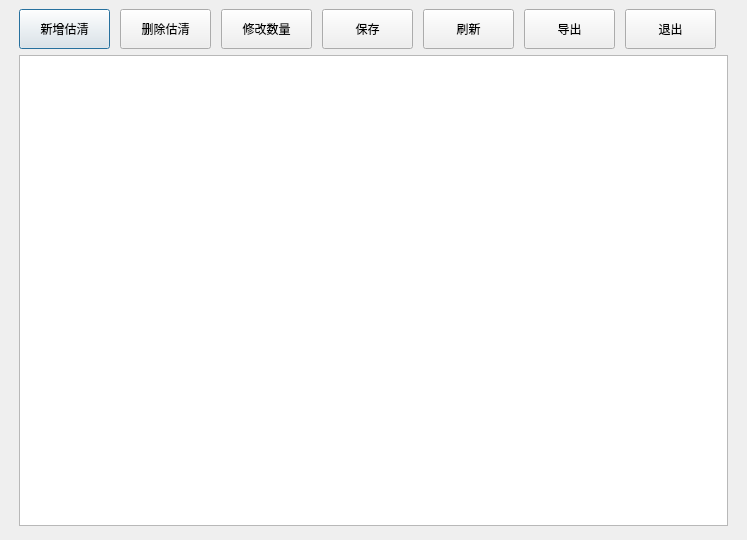
<?xml version="1.0" encoding="UTF-8"?>
<ui version="4.0">
 <class>back_warn</class>
 <widget class="QDialog" name="back_warn">
  <property name="geometry">
   <rect>
    <x>0</x>
    <y>0</y>
    <width>747</width>
    <height>540</height>
   </rect>
  </property>
  <property name="windowTitle">
   <string>Dialog</string>
  </property>
  <layout class="QVBoxLayout" name="verticalLayout_2">
   <property name="leftMargin">
    <number>9</number>
   </property>
   <property name="topMargin">
    <number>9</number>
   </property>
   <property name="rightMargin">
    <number>9</number>
   </property>
   <property name="bottomMargin">
    <number>9</number>
   </property>
   <item>
    <layout class="QVBoxLayout" name="verticalLayout">
     <property name="leftMargin">
      <number>10</number>
     </property>
     <property name="rightMargin">
      <number>10</number>
     </property>
     <property name="bottomMargin">
      <number>5</number>
     </property>
     <item>
      <layout class="QHBoxLayout" name="horizontalLayout">
       <property name="spacing">
        <number>10</number>
       </property>
       <item>
        <widget class="QPushButton" name="pushButton_10">
         <property name="sizePolicy">
          <sizepolicy hsizetype="Fixed" vsizetype="Fixed">
           <horstretch>0</horstretch>
           <verstretch>0</verstretch>
          </sizepolicy>
         </property>
         <property name="minimumSize">
          <size>
           <width>91</width>
           <height>40</height>
          </size>
         </property>
         <property name="focusPolicy">
          <enum>Qt::StrongFocus</enum>
         </property>
         <property name="text">
          <string>新增估清</string>
         </property>
         <property name="outer_stylesheet" stdset="0">
          <string>pushbutton</string>
         </property>
        </widget>
       </item>
       <item>
        <widget class="QPushButton" name="pushButton_11">
         <property name="sizePolicy">
          <sizepolicy hsizetype="Fixed" vsizetype="Fixed">
           <horstretch>0</horstretch>
           <verstretch>0</verstretch>
          </sizepolicy>
         </property>
         <property name="minimumSize">
          <size>
           <width>91</width>
           <height>40</height>
          </size>
         </property>
         <property name="focusPolicy">
          <enum>Qt::StrongFocus</enum>
         </property>
         <property name="text">
          <string>删除估清</string>
         </property>
         <property name="outer_stylesheet" stdset="0">
          <string>pushbutton</string>
         </property>
        </widget>
       </item>
       <item>
        <widget class="QPushButton" name="pushButton_12">
         <property name="sizePolicy">
          <sizepolicy hsizetype="Fixed" vsizetype="Fixed">
           <horstretch>0</horstretch>
           <verstretch>0</verstretch>
          </sizepolicy>
         </property>
         <property name="minimumSize">
          <size>
           <width>91</width>
           <height>40</height>
          </size>
         </property>
         <property name="focusPolicy">
          <enum>Qt::StrongFocus</enum>
         </property>
         <property name="text">
          <string>修改数量</string>
         </property>
         <property name="outer_stylesheet" stdset="0">
          <string>pushbutton</string>
         </property>
        </widget>
       </item>
       <item>
        <widget class="QPushButton" name="pushButton_13">
         <property name="sizePolicy">
          <sizepolicy hsizetype="Fixed" vsizetype="Fixed">
           <horstretch>0</horstretch>
           <verstretch>0</verstretch>
          </sizepolicy>
         </property>
         <property name="minimumSize">
          <size>
           <width>91</width>
           <height>40</height>
          </size>
         </property>
         <property name="focusPolicy">
          <enum>Qt::StrongFocus</enum>
         </property>
         <property name="text">
          <string>保存</string>
         </property>
         <property name="outer_stylesheet" stdset="0">
          <string>pushbutton</string>
         </property>
        </widget>
       </item>
       <item>
        <widget class="QPushButton" name="pushButton_14">
         <property name="sizePolicy">
          <sizepolicy hsizetype="Fixed" vsizetype="Fixed">
           <horstretch>0</horstretch>
           <verstretch>0</verstretch>
          </sizepolicy>
         </property>
         <property name="minimumSize">
          <size>
           <width>91</width>
           <height>40</height>
          </size>
         </property>
         <property name="focusPolicy">
          <enum>Qt::StrongFocus</enum>
         </property>
         <property name="text">
          <string>刷新</string>
         </property>
         <property name="outer_stylesheet" stdset="0">
          <string>pushbutton</string>
         </property>
        </widget>
       </item>
       <item>
        <widget class="QPushButton" name="pushButton_15">
         <property name="sizePolicy">
          <sizepolicy hsizetype="Fixed" vsizetype="Fixed">
           <horstretch>0</horstretch>
           <verstretch>0</verstretch>
          </sizepolicy>
         </property>
         <property name="minimumSize">
          <size>
           <width>91</width>
           <height>40</height>
          </size>
         </property>
         <property name="focusPolicy">
          <enum>Qt::StrongFocus</enum>
         </property>
         <property name="text">
          <string>导出</string>
         </property>
         <property name="outer_stylesheet" stdset="0">
          <string>pushbutton</string>
         </property>
        </widget>
       </item>
       <item>
        <widget class="QPushButton" name="pushButton_16">
         <property name="sizePolicy">
          <sizepolicy hsizetype="Fixed" vsizetype="Fixed">
           <horstretch>0</horstretch>
           <verstretch>0</verstretch>
          </sizepolicy>
         </property>
         <property name="minimumSize">
          <size>
           <width>91</width>
           <height>40</height>
          </size>
         </property>
         <property name="focusPolicy">
          <enum>Qt::StrongFocus</enum>
         </property>
         <property name="text">
          <string>退出</string>
         </property>
         <property name="outer_stylesheet" stdset="0">
          <string>pushbutton</string>
         </property>
        </widget>
       </item>
       <item>
        <spacer name="horizontalSpacer">
         <property name="orientation">
          <enum>Qt::Horizontal</enum>
         </property>
         <property name="sizeHint" stdset="0">
          <size>
           <width>40</width>
           <height>20</height>
          </size>
         </property>
        </spacer>
       </item>
      </layout>
     </item>
     <item>
      <widget class="QTableView" name="tableView"/>
     </item>
    </layout>
   </item>
  </layout>
 </widget>
 <resources/>
 <connections/>
</ui>
